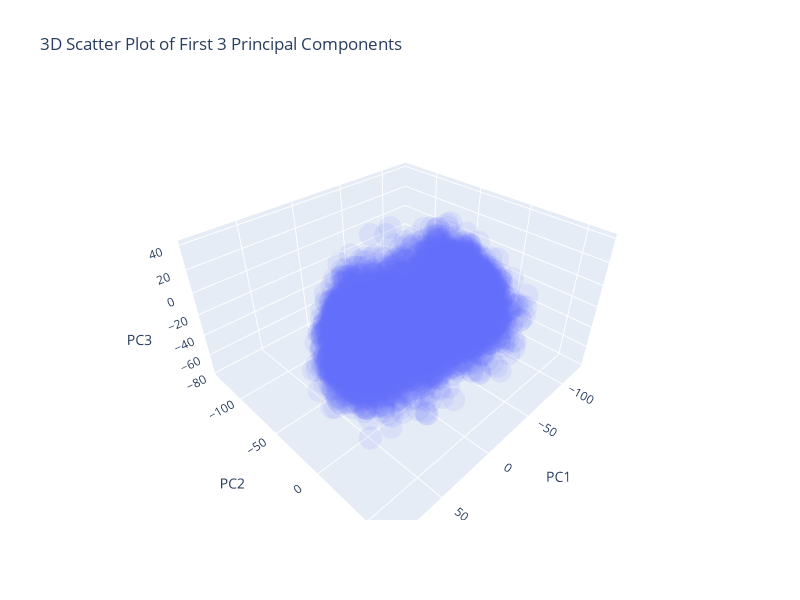

Notebook source saved alongside this figure:
### Code cell
import plotly.express as px

# Create a DataFrame with the first 3 principal components
pca_df = pd.DataFrame(pca.transform(standardized_data)[:, 0:3], columns=['PC1', 'PC2', 'PC3'])

# Create a 3D scatter plot with Plotly
fig = px.scatter_3d(pca_df, x='PC1', y='PC2', z='PC3', title='3D Scatter Plot of First 3 Principal Components', opacity=0.1)

# Update layout for better visualization
fig.update_layout(
    scene=dict(
        xaxis_title='PC1',
        yaxis_title='PC2',
        zaxis_title='PC3'
    ),
    width=800,
    height=600
)

# Show the plot
fig.show()

### Figure 1 — Plotly figure (JSON) as saved in the notebook; plotly's stock layout.template omitted (floating-point values rounded to 4 significant figures; data arrays with more than 128 entries replaced by an {"elided": "..."} marker saying what was removed)
{"data": [{"hovertemplate": "PC1=%{x}<br>PC2=%{y}<br>PC3=%{z}<extra></extra>", "legendgroup": "", "marker": {"color": "#636efa", "opacity": 0.1, "symbol": "circle"}, "mode": "markers", "name": "", "scene": "scene", "showlegend": false, "type": "scatter3d", "x": {"elided": "8576 float values"}, "y": {"elided": "8576 float values"}, "z": {"elided": "8576 float values"}}], "layout": {"height": 600, "legend": {"tracegroupgap": 0}, "scene": {"domain": {"x": [0, 1], "y": [0, 1]}, "xaxis": {"title": {"text": "PC1"}}, "yaxis": {"title": {"text": "PC2"}}, "zaxis": {"title": {"text": "PC3"}}}, "title": {"text": "3D Scatter Plot of First 3 Principal Components"}, "width": 800}}
